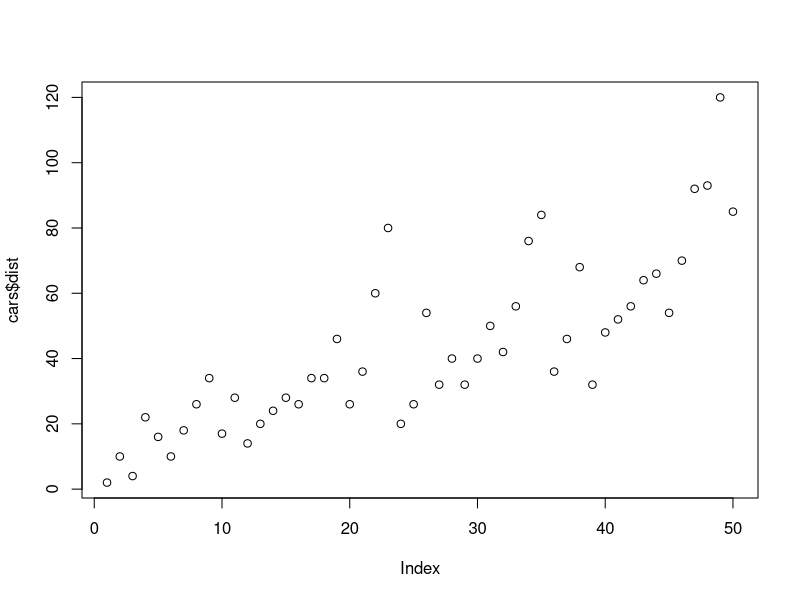
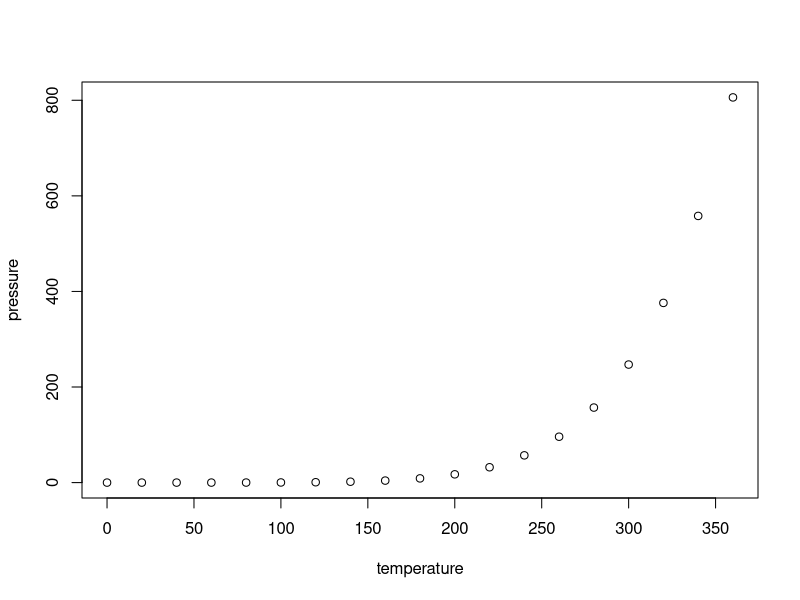

Here is the R script that generated these plots, in order:
## ---- chunk 1
knitr::opts_chunk$set(echo = FALSE)
## ---- chunk 2
plot(cars$dist)
## ---- chunk 3
plot(pressure)
